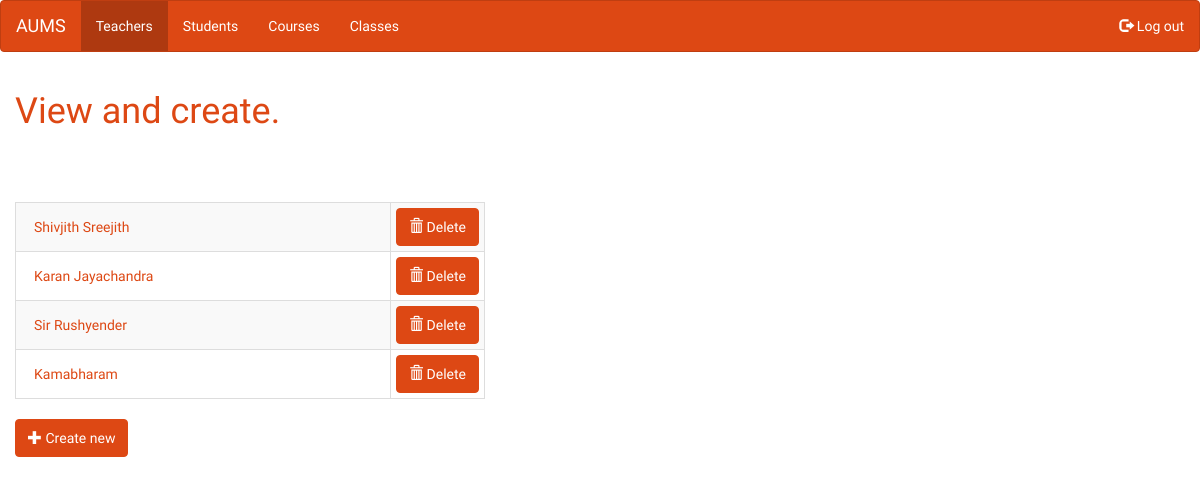
The page /admin/list/teacher/ (signed in) on the database as committed earlier.
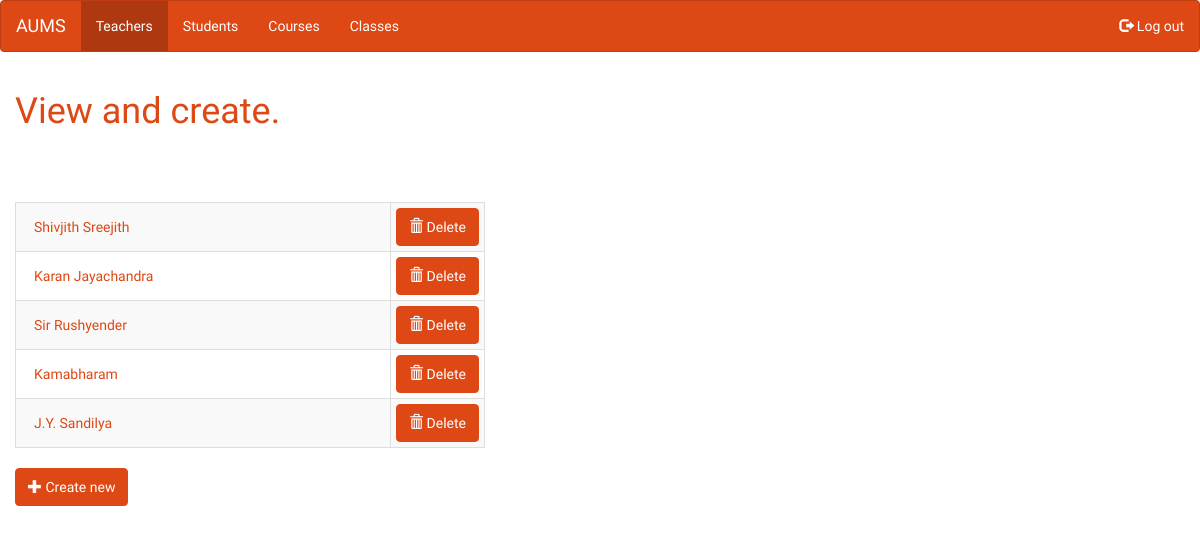
The same page on the database as committed later.
### tables this page shows
CREATE TABLE teacher(
	teacherid varchar(20) primary key,
	name varchar(100),
	password varchar(100)
	);

### admin_views.py (the view)
def view_teacher_list():
	check_login()
	entries = [ { 'title' : row['name'], 'key' : row['teacherid'] } for row in get_teacher_list(flask.g.db) ]
	return render_template('admin/view_list_base.html', entries = entries, table_name = 'teacher', update_url_name = 'update_teacher',
		create_url_name = 'create_teacher', active_page='view_teacher_list')

### admin_views.py (called while the page is built)
def check_login():
	if not flask.session.get('admin_logged_in'):
		flask.abort(401)

def get_teacher_list(db):
	return rows_to_stringdicts(db.execute('select teacherid, name from teacher').fetchall())

def rows_to_stringdicts(rows):
	new_rows = [dict(zip(row.keys(), [str(x) for x in row])) for row in rows]
	return new_rows

### main.py (called while the page is built)
def connect_db():
	rv = sqlite3.connect(app.config['DATABASE'])
	rv.row_factory = sqlite3.Row
	return rv

@app.before_request
def before_request():
	flask.g.db = connect_db()

@app.teardown_request
def teardown_request(exception):
	if hasattr(flask.g, 'db'):
		flask.g.db.close()

### templates/admin/view_list_base.html
{% extends "admin/base.html" %}
{% set active_page = active_page -%}
{% block heading %}
<h1 class="text-primary">View and create.</h1>
{% endblock %}
{% block body %}
<div class="row">
	<div class="col-sm-5">
		<table class="table table-striped table-bordered table-hover table-condensed">
			<tbody>
				{% for entry in entries %}
				<tr>
					<td class="col-sm-10">
						<a href="{{ url_for(update_url_name, key=entry.key) }}" class="btn btn-link" data-toggle="tooltip"
						data-placement="right" title="Change details">
							{{ entry.title }}
						</a>
					</td>
					<td class="col-sm-2">
						<a href="{{ url_for('delete_confirm', table_name=table_name, entry_key=entry.key, redirect_path=request.path) }}" class="btn btn-primary">
							<span class="glyphicon glyphicon-trash"></span>
							Delete
						</a>
					</td>
				</tr>
				{% endfor %}
			</tbody>
		</table>
	</div>
</div>
<a href="{{ url_for(create_url_name) }}" class="btn btn-primary">
	<span class="glyphicon glyphicon-plus"></span>
	Create new
</a>
{% endblock %}

Rows that differ between the two databases and show on the page:
added teacher: title "J.Y. Sandilya"
